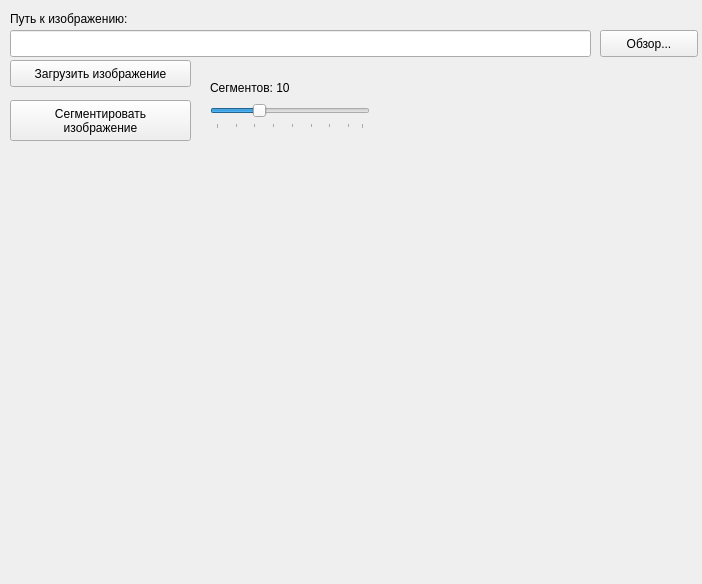
<?xml version="1.0" encoding="UTF-8"?>
<ui version="4.0">
 <class>MainWindow</class>
 <widget class="QMainWindow" name="MainWindow">
  <property name="geometry">
   <rect>
    <x>0</x>
    <y>0</y>
    <width>702</width>
    <height>584</height>
   </rect>
  </property>
  <property name="windowTitle">
   <string>MainWindow</string>
  </property>
  <widget class="QWidget" name="centralWidget">
   <widget class="QLabel" name="labelImagePath">
    <property name="geometry">
     <rect>
      <x>10</x>
      <y>10</y>
      <width>161</width>
      <height>17</height>
     </rect>
    </property>
    <property name="text">
     <string>Путь к изображению:</string>
    </property>
   </widget>
   <widget class="QLabel" name="labelImageSource">
    <property name="geometry">
     <rect>
      <x>20</x>
      <y>149</y>
      <width>600</width>
      <height>391</height>
     </rect>
    </property>
    <property name="text">
     <string/>
    </property>
   </widget>
   <widget class="QLineEdit" name="lineEditImagePath">
    <property name="geometry">
     <rect>
      <x>10</x>
      <y>30</y>
      <width>581</width>
      <height>27</height>
     </rect>
    </property>
    <property name="dragEnabled">
     <bool>false</bool>
    </property>
   </widget>
   <widget class="QPushButton" name="buttonSelectImage">
    <property name="geometry">
     <rect>
      <x>600</x>
      <y>30</y>
      <width>98</width>
      <height>27</height>
     </rect>
    </property>
    <property name="text">
     <string>Обзор...</string>
    </property>
   </widget>
   <widget class="QPushButton" name="buttonLoadImage">
    <property name="geometry">
     <rect>
      <x>10</x>
      <y>60</y>
      <width>181</width>
      <height>27</height>
     </rect>
    </property>
    <property name="text">
     <string>Загрузить изображение</string>
    </property>
   </widget>
   <widget class="QSlider" name="sliderClusterCount">
    <property name="geometry">
     <rect>
      <x>210</x>
      <y>100</y>
      <width>160</width>
      <height>29</height>
     </rect>
    </property>
    <property name="minimum">
     <number>1</number>
    </property>
    <property name="maximum">
     <number>32</number>
    </property>
    <property name="value">
     <number>10</number>
    </property>
    <property name="tracking">
     <bool>true</bool>
    </property>
    <property name="orientation">
     <enum>Qt::Horizontal</enum>
    </property>
    <property name="invertedControls">
     <bool>false</bool>
    </property>
    <property name="tickPosition">
     <enum>QSlider::TicksBelow</enum>
    </property>
    <property name="tickInterval">
     <number>4</number>
    </property>
   </widget>
   <widget class="QPushButton" name="buttonSegmentation">
    <property name="geometry">
     <rect>
      <x>10</x>
      <y>100</y>
      <width>181</width>
      <height>41</height>
     </rect>
    </property>
    <property name="text">
     <string>Сегментировать
изображение</string>
    </property>
   </widget>
   <widget class="QLabel" name="labelIterationCount">
    <property name="geometry">
     <rect>
      <x>370</x>
      <y>110</y>
      <width>321</width>
      <height>17</height>
     </rect>
    </property>
    <property name="text">
     <string>&lt;html&gt;&lt;head/&gt;&lt;body&gt;&lt;p&gt;&lt;br/&gt;&lt;/p&gt;&lt;/body&gt;&lt;/html&gt;</string>
    </property>
   </widget>
   <widget class="QLabel" name="labelSegmentCount">
    <property name="geometry">
     <rect>
      <x>210</x>
      <y>80</y>
      <width>151</width>
      <height>17</height>
     </rect>
    </property>
    <property name="text">
     <string>&lt;html&gt;&lt;head/&gt;&lt;body&gt;&lt;p&gt;Сегментов: 10&lt;/p&gt;&lt;/body&gt;&lt;/html&gt;</string>
    </property>
   </widget>
  </widget>
  <widget class="QMenuBar" name="menuBar">
   <property name="geometry">
    <rect>
     <x>0</x>
     <y>0</y>
     <width>702</width>
     <height>25</height>
    </rect>
   </property>
  </widget>
 </widget>
 <layoutdefault spacing="6" margin="11"/>
 <resources/>
 <connections/>
</ui>
